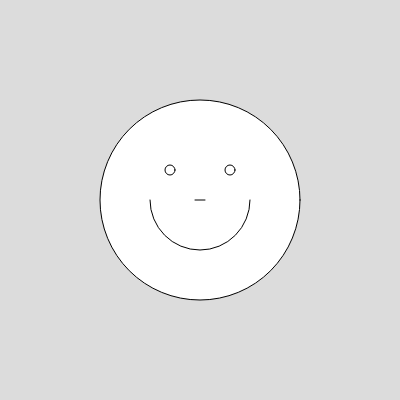
Frame 1 (no input)
Frame 60 (no input): identical to frame 1, image omitted
Frame 120 (the mouse pressed at the canvas centre since frame 60): identical to frame 1, image omitted

The p5.js sketch that drew this single still picture (run headless with seeded random() and noise() and a simulated clock; from frame 60 on, the mouse is pressed at the canvas centre):

// p5.js sketch
// ── sketch.js
function setup() {
  createCanvas(400, 400);
}

function draw() {
  background(220);

  ellipse(200, 200, 200, 200); 
  arc(200,200,100,100,0,PI);
  //arc(200,270,100,100,PI,2*PI)
  line(195,200,205,200);
  ellipse(170,170,10,10);
  ellipse(230,170,10,10);
 
}
